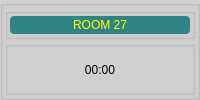
    <widget class="QGroupBox" name="groupBoxRM_27">
     <property name="styleSheet">
      <string notr="true">background-color: rgb(208, 208, 208);</string>
     </property>
     <property name="title">
      <string/>
     </property>
     <layout class="QVBoxLayout" name="verticalLayout_104">
      <property name="spacing">
       <number>2</number>
      </property>
      <property name="margin">
       <number>2</number>
      </property>
      <item>
       <widget class="QGroupBox" name="groupBox_55">
        <property name="sizePolicy">
         <sizepolicy hsizetype="Preferred" vsizetype="Preferred">
          <horstretch>0</horstretch>
          <verstretch>1</verstretch>
         </sizepolicy>
        </property>
        <property name="title">
         <string/>
        </property>
        <layout class="QVBoxLayout" name="verticalLayout_105">
         <property name="spacing">
          <number>2</number>
         </property>
         <property name="margin">
          <number>2</number>
         </property>
         <item>
          <widget class="QLabel" name="label_28">
           <property name="styleSheet">
            <string notr="true">background-color: rgb(48, 132, 132);
color: rgb(255, 255, 0);
border-radius: 4px;
font: 12pt &quot;Alef&quot;;</string>
           </property>
           <property name="text">
            <string>ROOM 27</string>
           </property>
           <property name="alignment">
            <set>Qt::AlignCenter</set>
           </property>
          </widget>
         </item>
        </layout>
       </widget>
      </item>
      <item>
       <widget class="QGroupBox" name="box27">
        <property name="sizePolicy">
         <sizepolicy hsizetype="Preferred" vsizetype="Preferred">
          <horstretch>0</horstretch>
          <verstretch>3</verstretch>
         </sizepolicy>
        </property>
        <property name="font">
         <font>
          <pointsize>15</pointsize>
         </font>
        </property>
        <property name="title">
         <string/>
        </property>
        <property name="alignment">
         <set>Qt::AlignCenter</set>
        </property>
        <layout class="QVBoxLayout" name="verticalLayout_17">
         <property name="spacing">
          <number>2</number>
         </property>
         <property name="margin">
          <number>2</number>
         </property>
         <item>
          <widget class="QLabel" name="label27">
           <property name="sizePolicy">
            <sizepolicy hsizetype="Preferred" vsizetype="Preferred">
             <horstretch>0</horstretch>
             <verstretch>4</verstretch>
            </sizepolicy>
           </property>
           <property name="styleSheet">
            <string notr="true">font: 26pt &quot;MS Shell Dlg 2&quot;;</string>
           </property>
           <property name="text">
            <string>00:00</string>
           </property>
           <property name="alignment">
            <set>Qt::AlignCenter</set>
           </property>
          </widget>
         </item>
        </layout>
       </widget>
      </item>
     </layout>
    </widget>
